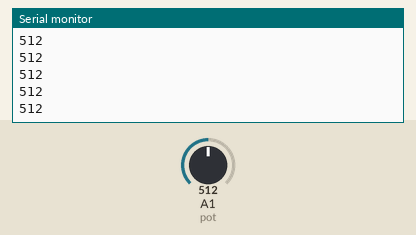
Bench run of a sketch on a simulated Arduino Uno, built with avr-gcc and run on an emulated ATmega328P. Parts: the last lines printed to the serial monitor. Inputs (shaded band) come from the test bench; at power-on: A1 (pot) = 512.

Above: at 1.2 s.
1.3 s: A1 (pot) set to 716
At 2.1 s:
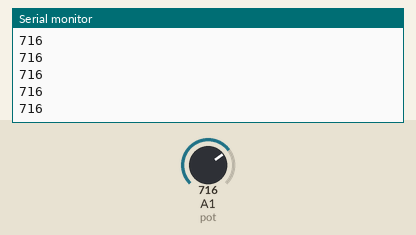
2.8 s: A1 (pot) set to 900
At 3.3 s:
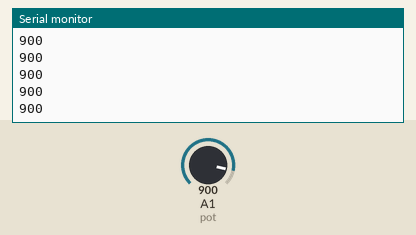
Timing chart, 0 to 5.8 s (numbered marks = the images above; inputs shaded):
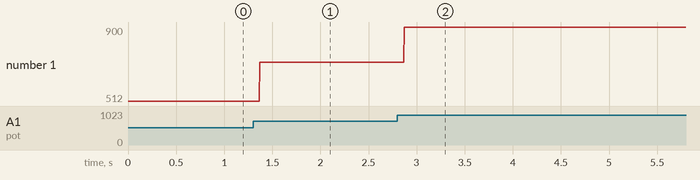

The sketch:

VerEntradaAnaloga.ino
```cpp
int pot = 1;


void setup() {

  Serial.begin(9600);

}

void loop() {

  int entrada = analogRead(pot);
  Serial.println(entrada);


}
```

Measured:
- after the input at 1.3 s, the serial monitor: prints a new line after 0.07 s (image 1)
- after the input at 2.8 s, the serial monitor: prints a new line after 0.07 s (image 2)
- plotted number 1: 512 → 716 after the input at 1.3 s, 716 → 900 after the input at 2.8 s
